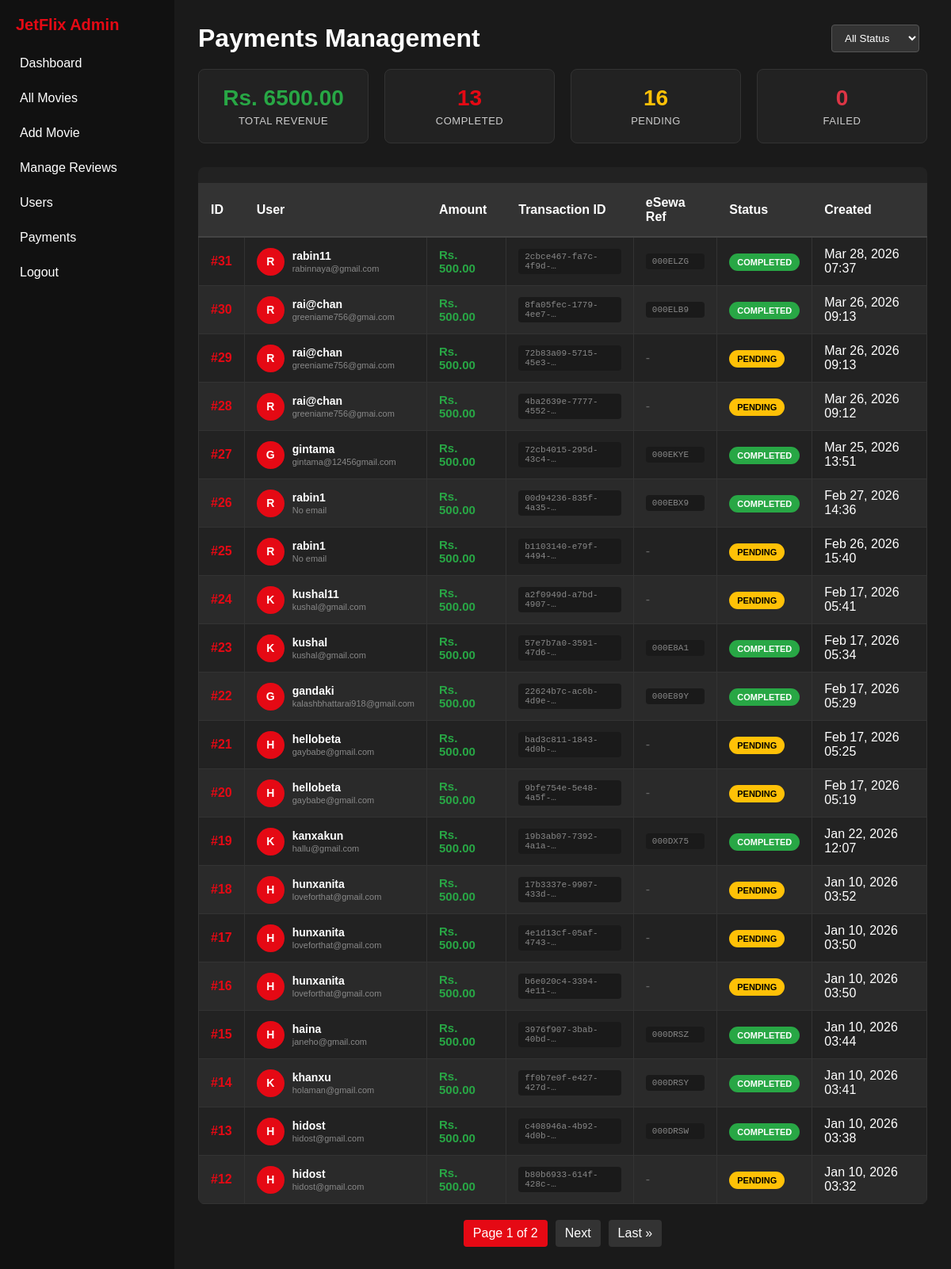
The app's page /adminpanel/payments/ (signed in), older data.
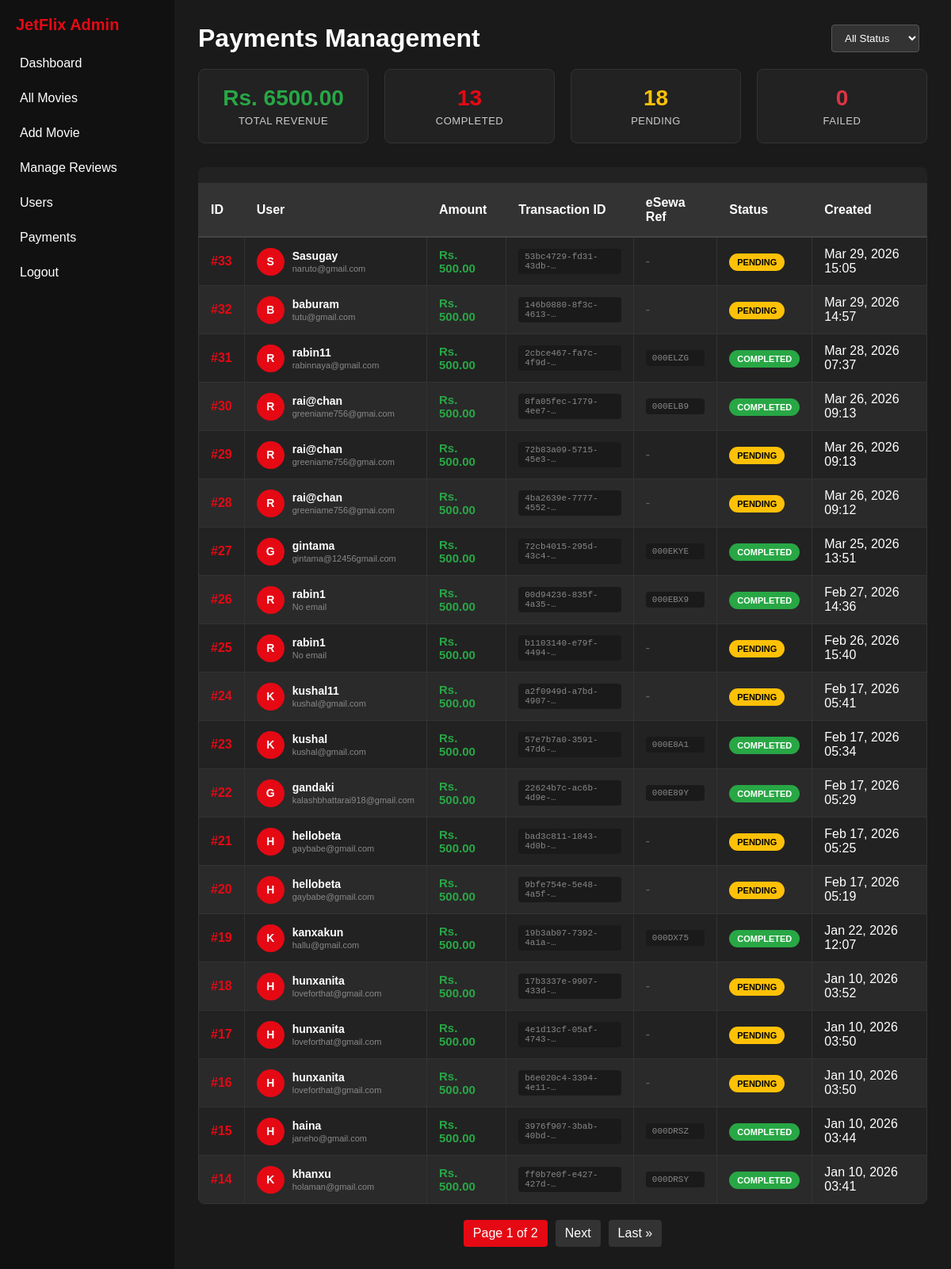
The same page, newer data.
### home/models.py (models this page shows, shortened)
class Payment(models.Model):
    PAYMENT_STATUS = [
        ('pending', 'Pending'),
        ('completed', 'Completed'),
        ('failed', 'Failed'),
    ]
    id = models.AutoField(primary_key=True)
    user = models.ForeignKey(User, on_delete=models.CASCADE, related_name='payments')
    amount = models.DecimalField(max_digits=10, decimal_places=2, default=500.00)
    transaction_id = models.CharField(max_length=100, unique=True)
    esewa_ref_id = models.CharField(max_length=100, blank=True, null=True)
    status = models.CharField(max_length=20, choices=PAYMENT_STATUS, default='pending')
    created_at = models.DateTimeField(auto_now_add=True)

### adminpanel/views.py (the view)
# urls.py: path('payments/', views.manage_payments, name='manage_payments'),
@staff_member_required
def manage_payments(request):
    from home.models import Payment
    from django.db.models import Sum
    payments = Payment.objects.select_related('user').order_by('-created_at')
    total_revenue = Payment.objects.filter(status='completed').aggregate(Sum('amount'))['amount__sum'] or 0
    completed_payments = Payment.objects.filter(status='completed').count()
    pending_payments = Payment.objects.filter(status='pending').count()
    failed_payments = Payment.objects.filter(status='failed').count()
    paginator = Paginator(payments, 20)
    page_number = request.GET.get('page')
    page_obj = paginator.get_page(page_number)
    return render(request, 'adminpanel/manage_payments.html', {
        'page_obj': page_obj,
        'payments': page_obj,
        'total_revenue': total_revenue,
        'completed_payments': completed_payments,
        'pending_payments': pending_payments,
        'failed_payments': failed_payments,
    })

### home/context_processors.py (called while the page is built)
def all_movies(request):
    if request.user.is_authenticated:
        movies = Movie.objects.filter(is_published=True).select_related('language').prefetch_related('genres').all()
        return {'all_movies': movies}
    return {'all_movies': []}

### adminpanel/templates/adminpanel/manage_payments.html (shortened to what this page needs)
{% extends 'adminpanel/base.html' %}
{% block content %}
<div class="payments-header">
  <h1>Payments Management</h1>
  <div>
    <select class="filter-box" id="statusFilter">
      <option value="">All Status</option>
    </select>
  </div>
</div>
<div class="payments-stats">
  <div class="stat-card revenue">
    <div class="stat-number">Rs. {{ total_revenue|floatformat:2 }}</div>
    <div class="stat-label">Total Revenue</div>
  </div>
  <div class="stat-card">
    <div class="stat-number">{{ completed_payments }}</div>
    <div class="stat-label">Completed</div>
  </div>
  <div class="stat-card pending">
    <div class="stat-number">{{ pending_payments }}</div>
    <div class="stat-label">Pending</div>
  </div>
  <div class="stat-card failed">
    <div class="stat-number">{{ failed_payments }}</div>
    <div class="stat-label">Failed</div>
  </div>
</div>
<div class="payments-table">
  <table>
    <thead>
      <tr>
        <th>ID</th>
        <th>User</th>
        <th>Amount</th>
        <th>Transaction ID</th>
        <th>eSewa Ref</th>
        <th>Status</th>
        <th>Created</th>
      </tr>
    </thead>
    <tbody id="paymentsTableBody">
      {% for payment in payments %}
      <tr data-status="{{ payment.status }}">
        <td style="font-weight: 600; color: #e50914;">#{{ payment.id }}</td>
        <td>
          <div class="user-info">
            <div class="user-avatar">
              {{ payment.user.username|first|upper }}
            </div>
            <div class="user-details">
              <h4>{{ payment.user.username }}</h4>
              <p>{{ payment.user.email|default:"No email" }}</p>
            </div>
          </div>
        </td>
        <td class="amount-cell">Rs. {{ payment.amount }}</td>
        <td>
          <div class="transaction-id">{{ payment.transaction_id|truncatechars:20 }}</div>
        </td>
        <td>
          {% if payment.esewa_ref_id %}
            <div class="transaction-id">{{ payment.esewa_ref_id|truncatechars:15 }}</div>
          {% else %}
            <span style="color: #666;">-</span>
          {% endif %}
        </td>
        <td>
          <span class="status-badge status-{{ payment.status }}">
            {{ payment.get_status_display }}
          </span>
        </td>
        <td>{{ payment.created_at|date:"M d, Y H:i" }}</td>
      </tr>
      {% empty %}
      <tr>
        <td colspan="7" style="text-align: center; padding: 40px; color: #888;">
          No payments found.
        </td>
      </tr>
      {% endfor %}
    </tbody>
  </table>
</div>
{% if page_obj.has_other_pages %}
<div class="pagination">
  <span class="current">
    Page {{ page_obj.number }} of {{ page_obj.paginator.num_pages }}
  </span>
  {% if page_obj.has_next %}
    <a href="?page={{ page_obj.next_page_number }}">Next</a>
    <a href="?page={{ page_obj.paginator.num_pages }}">Last &raquo;</a>
  {% endif %}
</div>
{% endif %}
{% endblock %}

Row changes from the older to the newer data that the page shows:
no longer on this page (row unchanged): Payment: id "13", user.username|first "H", user.username "hidost", user.email "hidost@gmail.com", amount "500.00", transaction_id "c408946a-4b92-4d0b-…", esewa_ref_id "000DRSW", status "COMPLETED", created_at "Jan 10, 2026 03:38"
no longer on this page (row unchanged): Payment: id "12", user.username|first "H", user.username "hidost", user.email "hidost@gmail.com", amount "500.00", transaction_id "b80b6933-614f-428c-…", status "PENDING", created_at "Jan 10, 2026 03:32"
added Payment: id "33", user.username|first "S", user.username "Sasugay", user.email "naruto@gmail.com", amount "500.00", transaction_id "53bc4729-fd31-43db-…", status "PENDING", created_at "Mar 29, 2026 15:05"
added Payment: id "32", user.username|first "B", user.username "baburam", user.email "tutu@gmail.com", amount "500.00", transaction_id "146b0880-8f3c-4613-…", status "PENDING", created_at "Mar 29, 2026 14:57"
Text that changed along with them:
{{ pending_payments }}: "16" → "18"
